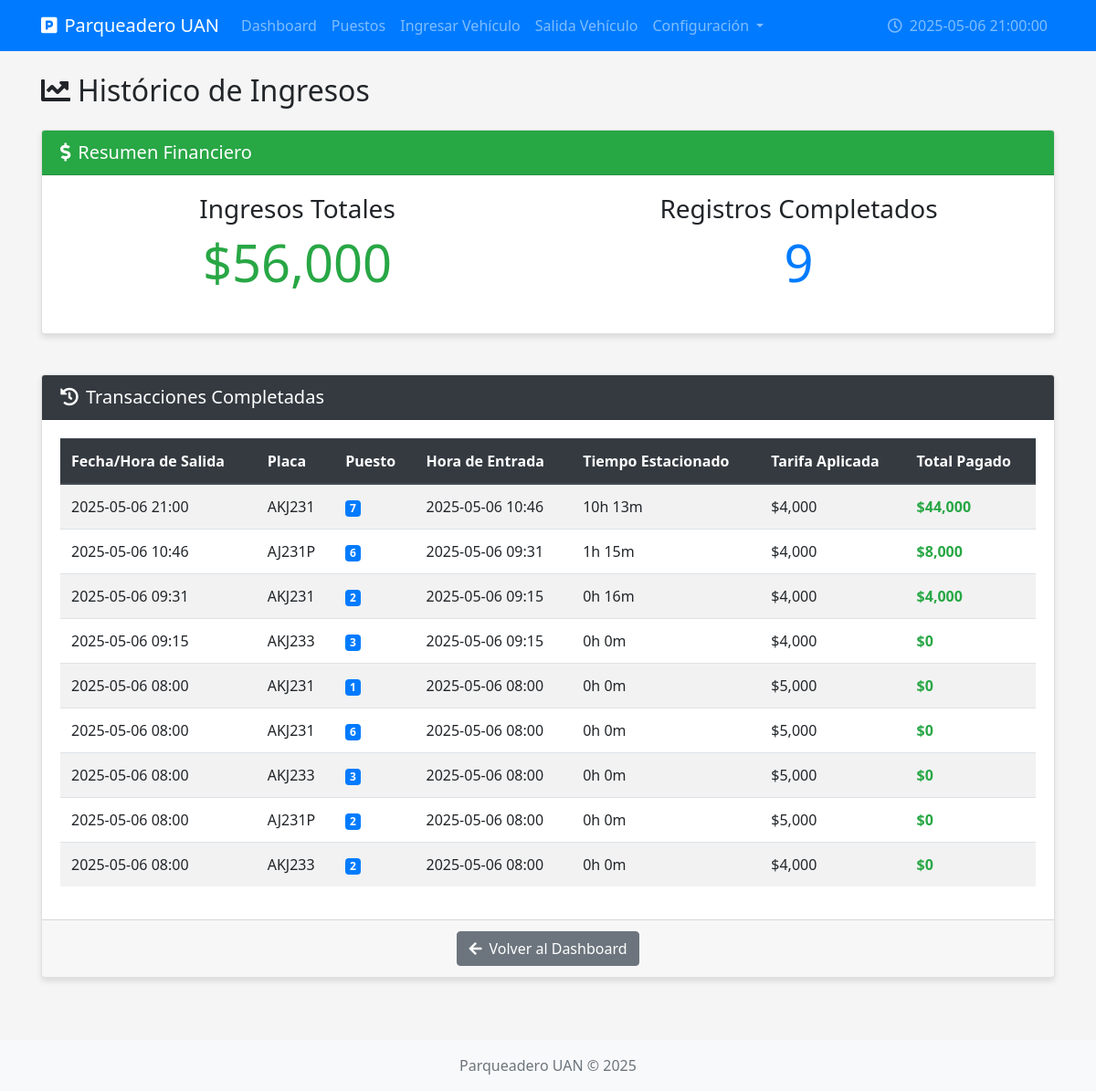
Before: /historico-ingresos with the older database file.
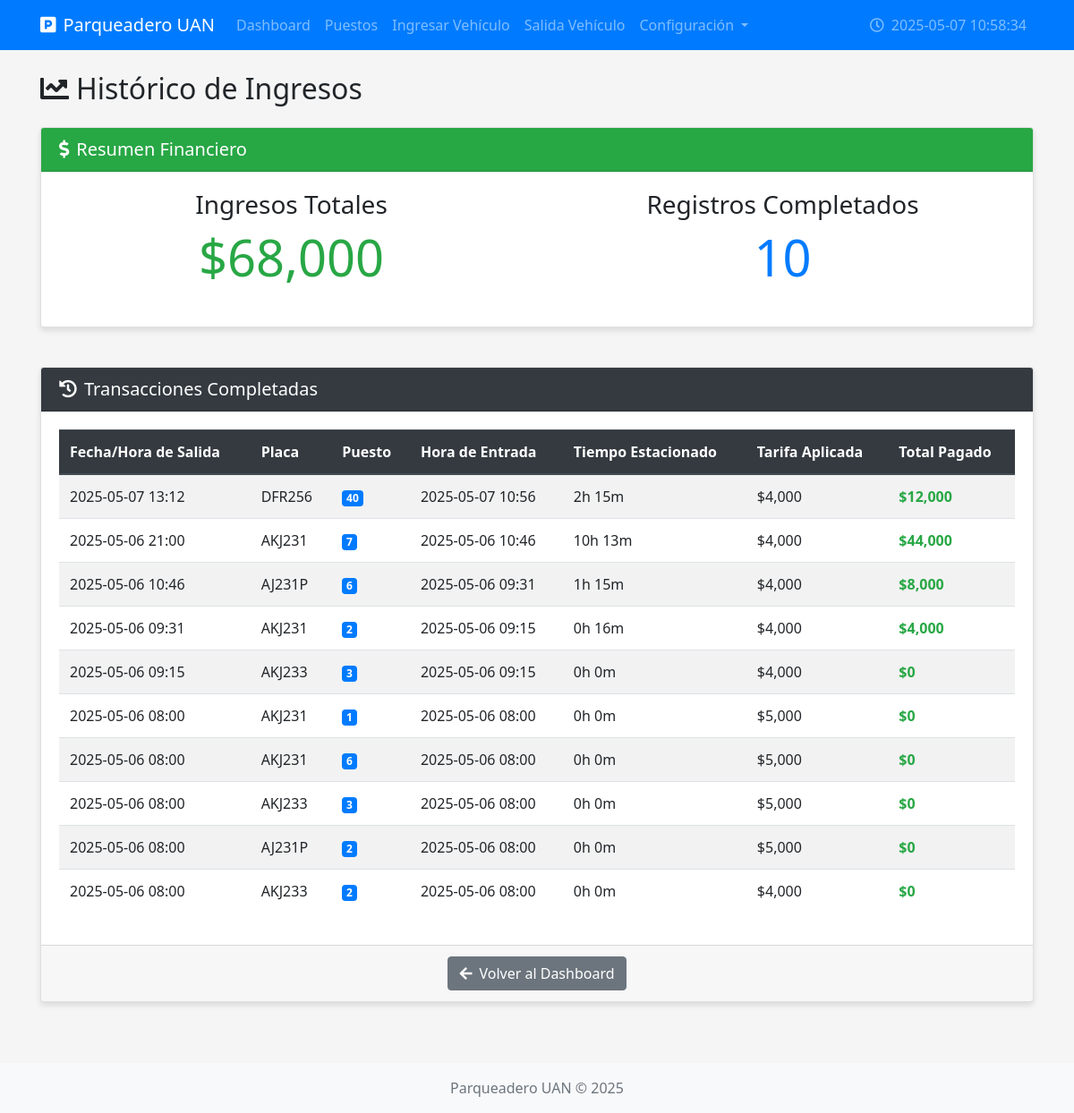
After: the same page with the newer database file.
### models.py (models this page shows, shortened)
class RegistroParqueo(Base):
    __tablename__ = "registro_parqueo"
    id_registro = Column(Integer, primary_key=True, autoincrement=True)
    placa = Column(String(10), ForeignKey("vehiculo.placa"), nullable=False)
    id_puesto = Column(Integer, ForeignKey("puesto.id_puesto"), nullable=False)
    hora_entrada = Column(DateTime, nullable=False)
    hora_salida = Column(DateTime, nullable=True)
    valor_tarifa_aplicada = Column(Float, nullable=False)
    total_pagado = Column(Float, nullable=True)
    id_tarifa = Column(Integer, ForeignKey("tarifa.id_tarifa"), nullable=False)
    puesto = relationship("Puesto", back_populates="registros")
    vehiculo = relationship("Vehiculo", back_populates="registros")
    tarifa = relationship("Tarifa", back_populates="registros")
    __table_args__ = (
        CheckConstraint('hora_entrada <= hora_salida OR hora_salida IS NULL', name='ck_horarios_parqueo'),
        CheckConstraint('time(hora_entrada) >= time("06:00:00") AND time(hora_entrada) <= time("21:00:00")', name='ck_hora_entrada'),
    )

### routes.py (the view)
@routes.route('/historico-ingresos')
@auth.login_required
def historico_ingresos():
    db = next(get_db())
    config = db.query(ConfiguracionParqueadero).first()
    registros_completados = db.query(RegistroParqueo).filter(
        RegistroParqueo.hora_salida != None,
        RegistroParqueo.total_pagado != None
    ).order_by(RegistroParqueo.hora_salida.desc()).all()
    ingresos_totales = db.query(func.sum(RegistroParqueo.total_pagado)).scalar() or 0
    return render_template(
        'historico_ingresos.html',
        registros=registros_completados,
        ingresos_totales=ingresos_totales,
        config=config,
        hora_actual=config.hora_actual.strftime('%Y-%m-%d %H:%M:%S')
    )

### models.py (called while the page is built)
def get_db():
    db = SessionLocal()
    try:
        yield db
    finally:
        db.close()

### templates/historico_ingresos.html (shortened to what this page needs)
{% extends 'base.html' %}
{% block content %}
<h2 class="mb-4"><i class="fas fa-chart-line mr-2"></i>Histórico de Ingresos</h2>
<div class="row mb-4">
    <div class="col-md-12">
        <div class="card">
            <div class="card-header bg-success text-white">
                <h5 class="mb-0"><i class="fas fa-dollar-sign mr-2"></i>Resumen Financiero</h5>
            </div>
            <div class="card-body">
                <div class="row">
                    <div class="col-md-6 text-center mb-3">
                        <h3>Ingresos Totales</h3>
                        <h2 class="display-4 text-success">${{ "{:,.0f}".format(ingresos_totales) }}</h2>
                    </div>
                    <div class="col-md-6 text-center mb-3">
                        <h3>Registros Completados</h3>
                        <h2 class="display-4 text-primary">{{ registros|length }}</h2>
                    </div>
                </div>
            </div>
        </div>
    </div>
</div>
<div class="card">
    <div class="card-header bg-dark text-white">
        <h5 class="mb-0"><i class="fas fa-history mr-2"></i>Transacciones Completadas</h5>
    </div>
    <div class="card-body">
        {% if registros %}
        <div class="table-responsive">
            <table class="table table-striped table-hover">
                <thead class="thead-dark">
                    <tr>
                        <th>Fecha/Hora de Salida</th>
                        <th>Placa</th>
                        <th>Puesto</th>
                        <th>Hora de Entrada</th>
                        <th>Tiempo Estacionado</th>
                        <th>Tarifa Aplicada</th>
                        <th>Total Pagado</th>
                    </tr>
                </thead>
                <tbody>
                    {% for registro in registros %}
                    <tr>
                        <td>{{ registro.hora_salida.strftime('%Y-%m-%d %H:%M') }}</td>
                        <td>{{ registro.placa }}</td>
                        <td><span class="badge badge-primary">{{ registro.id_puesto }}</span></td>
                        <td>{{ registro.hora_entrada.strftime('%Y-%m-%d %H:%M') }}</td>
                        <td>
                            {% set tiempo_estancia = (registro.hora_salida - registro.hora_entrada).total_seconds() / 3600 %}
                            {% set horas = (tiempo_estancia | int) %}
                            {% set minutos = ((tiempo_estancia % 1) * 60) | int %}
                            {{ horas }}h {{ minutos }}m
                        </td>
                        <td>${{ "{:,.0f}".format(registro.valor_tarifa_aplicada) }}</td>
                        <td class="text-success font-weight-bold">${{ "{:,.0f}".format(registro.total_pagado) }}</td>
                    </tr>
                    {% endfor %}
                </tbody>
            </table>
        </div>
        {% else %}
        <div class="alert alert-info">
            <i class="fas fa-info-circle mr-2"></i>No hay registros de transacciones completadas.
        </div>
        {% endif %}
    </div>
    <div class="card-footer text-center">
        <a href="{{ url_for('routes.dashboard') }}" class="btn btn-secondary">
            <i class="fas fa-arrow-left mr-2"></i>Volver al Dashboard
        </a>
    </div>
</div>
{% endblock %}

### templates/base.html (shortened to what this page needs)
<!DOCTYPE html>
<html lang="es">
<head>
    <link rel="stylesheet" href="https://cdn.jsdelivr.net/npm/bootstrap@4.6.2/dist/css/bootstrap.min.css">
    <link rel="stylesheet" href="https://cdnjs.cloudflare.com/ajax/libs/font-awesome/5.15.4/css/all.min.css">
    <link rel="stylesheet" href="{{ url_for('static', filename='css/styles.css') }}">
</head>
<body>
    <nav class="navbar navbar-expand-lg navbar-dark bg-primary">
        <div class="container">
            <a class="navbar-brand" href="{{ url_for('routes.dashboard') }}">
                <i class="fas fa-parking mr-2"></i>Parqueadero UAN
            </a>
            <div class="collapse navbar-collapse" id="navbarNav">
                {% if request.endpoint and not request.endpoint.endswith('login') and not request.endpoint.endswith('index') %}
                <ul class="navbar-nav mr-auto">
                    <li class="nav-item {% if request.endpoint.endswith('dashboard') %}active{% endif %}">
                        <a class="nav-link" href="{{ url_for('routes.dashboard') }}">Dashboard</a>
                    </li>
                    <li class="nav-item {% if request.endpoint.endswith('puestos') %}active{% endif %}">
                        <a class="nav-link" href="{{ url_for('routes.puestos') }}">Puestos</a>
                    </li>
                    <li class="nav-item {% if request.endpoint.endswith('ingresar_carro') %}active{% endif %}">
                        <a class="nav-link" href="{{ url_for('routes.ingresar_carro') }}">Ingresar Vehículo</a>
                    </li>
                    <li class="nav-item {% if request.endpoint.endswith('salida_carro') %}active{% endif %}">
                        <a class="nav-link" href="{{ url_for('routes.salida_carro') }}">Salida Vehículo</a>
                    </li>
                    <li class="nav-item dropdown">
                        <a class="nav-link dropdown-toggle" href="#" id="configDropdown" role="button" data-toggle="dropdown" aria-haspopup="true" aria-expanded="false">
                            Configuración
                        </a>
                    </li>
                </ul>
                <ul class="navbar-nav">
                    <li class="nav-item">
                        <span class="nav-link">
                            <i class="far fa-clock mr-1"></i> <span id="hora-actual">{{ hora_actual }}</span>
                        </span>
                    </li>
                </ul>
                {% endif %}
            </div>
        </div>
    </nav>
    <div class="container mt-4">
        {% block content %}{% endblock %}
    </div>
    <footer class="footer mt-5 py-3 bg-light">
        <div class="container text-center">
            <span class="text-muted">Parqueadero UAN &copy; 2025</span>
        </div>
    </footer>
</body>
</html>

### static/css/styles.css (style rules this page uses)
body { font-family: 'Segoe UI', Tahoma, Geneva, Verdana, sans-serif; background-color: #f5f5f5; min-height: 100vh; display: flex; flex-direction: column; }
.footer { margin-top: auto; }
.card { transition: transform 0.3s ease; margin-bottom: 20px; box-shadow: 0 4px 6px rgba(0, 0, 0, 0.1); }
.fas, .far { margin-right: 5px; }
.table thead th { background-color: #343a40; color: white; border-color: #454d55; }

Changed rows visible on the page:
added RegistroParqueo: hora_salida "2025-05-07 13:12", placa "DFR256", id_puesto "40", hora_entrada "2025-05-07 10:56", id_tarifa "2", minutos "15", valor_tarifa_aplicada "4,000", total_pagado "12,000"
Other visible differences:
{{ hora_actual }}: "2025-05-06 21:00:00" → "2025-05-07 10:58:34"
{{ "{:,.0f}".format(ingresos_totales) }}: "56,000" → "68,000"
{{ registros|length }}: "9" → "10"
